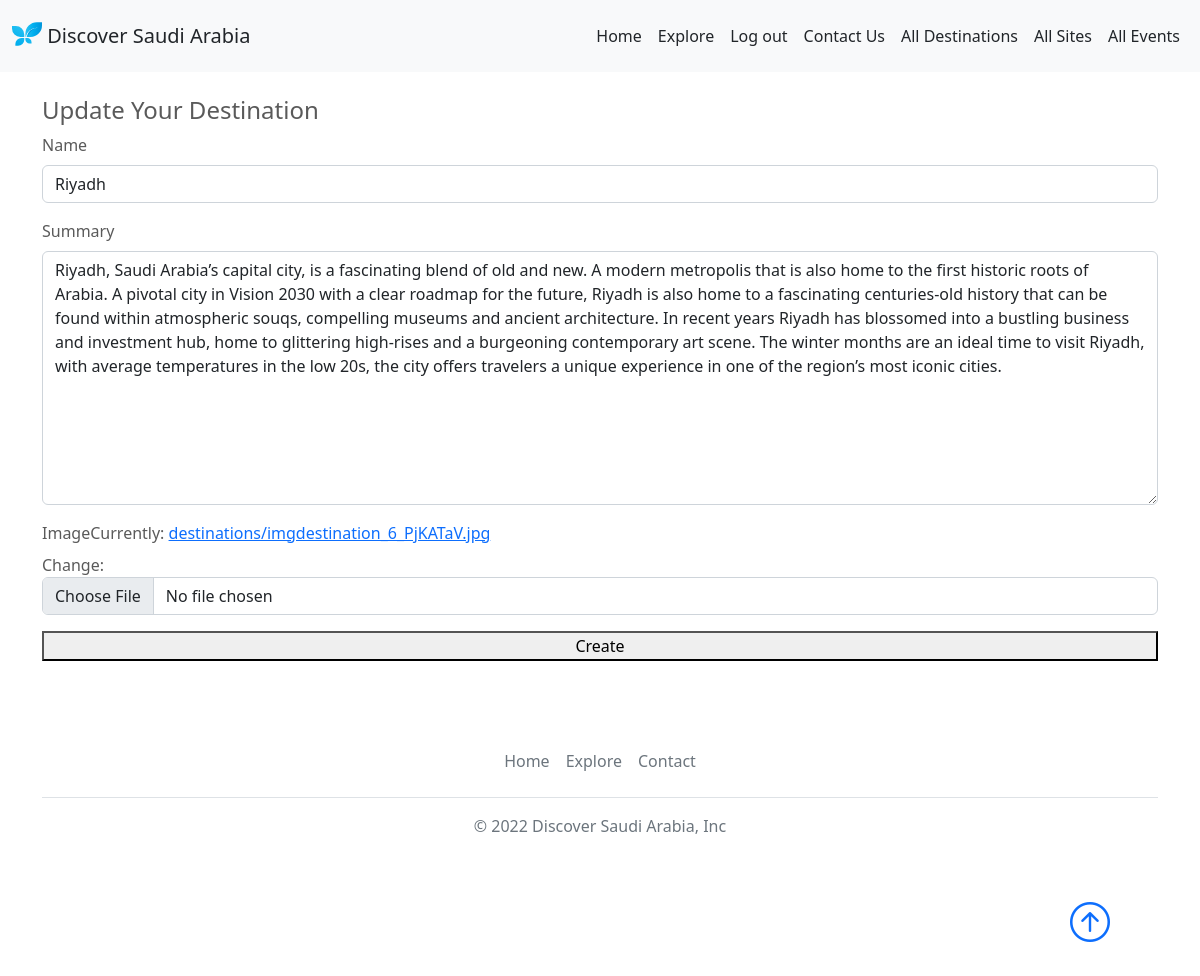
The app's page /update-destinaton/riyadh (signed in) with its own data.
### destination/models.py (models this page shows, shortened)
class Destination(models.Model):
    owner=models.ForeignKey(User,related_name='destination_owner',on_delete=models.CASCADE)
    name=models.CharField(max_length=100)
    summary=models.TextField(max_length=1000)
    published_at=models.DateTimeField( auto_now=True)
    image=models.ImageField(upload_to=destination_image_upload)
    slug=models.SlugField(blank=True,null=True)

### management/views.py (the view)
# urls.py: path('update-destinaton/<str:slug>',views.updatedest_view,name="updatedest_view"),
def updatedest_view(request,slug):
    if request.user.is_superuser:
        dest=Destination.objects.get(slug=slug)
        if request.method=="POST":
            form=DestinationForm(request.POST,request.FILES,instance=dest)
            if form.is_valid():
                myform=form.save(commit=False)
                myform.owner=request.user
                myform.save()
                form=DestinationForm() #this line is for clear all form fields after submitting
                return redirect(reverse('management:destlist_view'))
        else:
            form=DestinationForm(instance=dest)
        return render(request,'management/dest_update.html',{"updatedest_form":form,"Destination_Var":dest})
    else:
        return HttpResponse("<h1>You are Not Authorized To Access Here</h1>")

### management/forms.py
class DestinationForm(forms.ModelForm):
    class Meta:
        model = Destination
        fields="__all__"
        exclude=('slug','owner')

### management/templates/management/dest_update.html (shortened to what this page needs)
{% extends 'base.html' %}
{% load bootstrap5 %}
{% block body %}
<div class="container">
    <div class="row my-5">
        <div class="col-md-12">
            <h4>Update Your Destination</h4>
            <form method='POST' enctype="multipart/form-data">
                {% bootstrap_form updatedest_form %}
                {% buttons %}
                    <button class="boxed-btn3 w-100" type="submit">Create</button>
                {% endbuttons %}
            </form>
        </div>
    </div>
</div>
{% endblock body %}

### static/css/style.css (style rules this page uses)
body { padding-top: 3rem; padding-bottom: 3rem; color: #5a5a5a; }

### records on screen
Destination: name "Riyadh", summary "Riyadh, Saudi Arabia’s capital city, is a fascinating blend of old and new. A modern metropolis that is also home to the first historic roots of Arabia. A pivotal city in Vision 2030 with a clear roadmap for the future, Riyadh is also home to a fascinating centuries-old history that can be found within atmospheric souqs, compelling museums and ancient architecture. In recent years Riyadh has blossomed into a bustling business and investment hub, home to glittering high-rises and a burgeoning contemporary art scene. The winter months are an ideal time to visit Riyadh, with average temperatures in the low 20s, the city offers travelers a unique experience in one of the region’s most iconic…"
